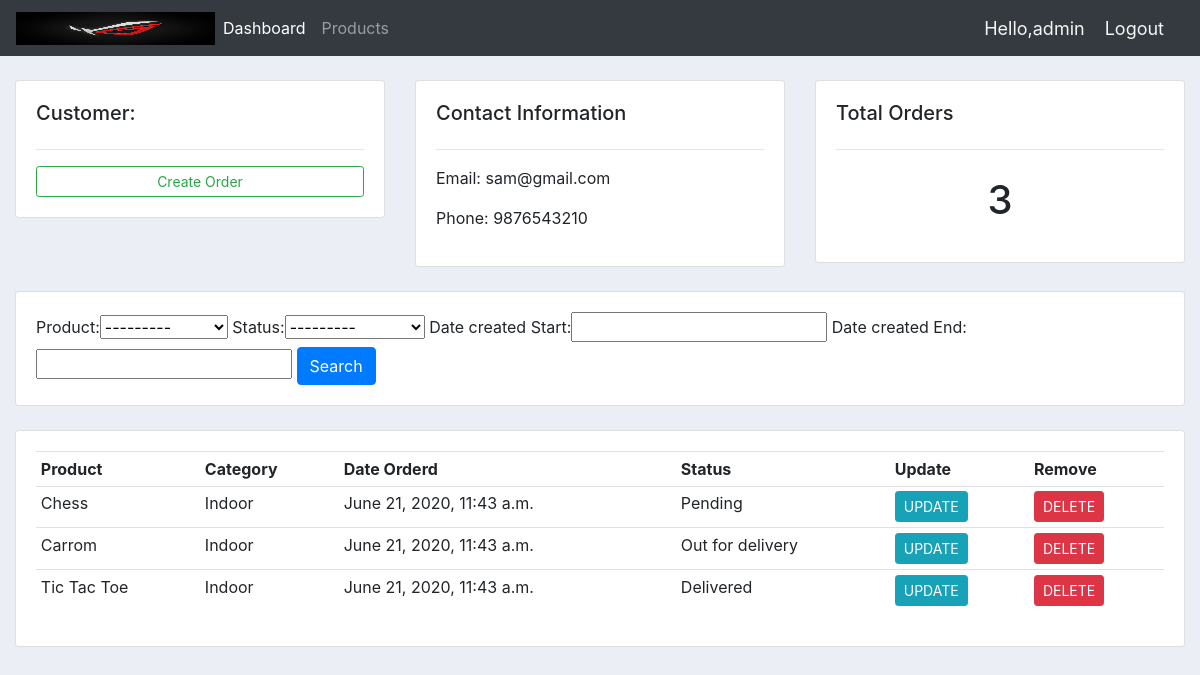
The app's page /customer/sam/ (signed in) with its own data.
### account/models.py (models this page shows, shortened)
class Customer(models.Model):
	user = models.OneToOneField(User, null=True, blank=True, on_delete=models.CASCADE)
	name = models.CharField(max_length=200, null=True)
	phone = models.CharField(max_length=200, null=True)
	email = models.CharField(max_length=200, null=True)
	profile_pic = models.ImageField(default="default_profile.png", null=True, blank=True)
	date_created = models.DateTimeField(auto_now_add=True, null=True)

class Order(models.Model):
	STATUS = (
			('Pending', 'Pending'),
			('Out for delivery', 'Out for delivery'),
			('Delivered', 'Delivered'),
			)
	customer = models.ForeignKey(Customer, null=True, on_delete= models.SET_NULL)
	product = models.ForeignKey(Product, null=True, on_delete= models.SET_NULL)
	date_created = models.DateTimeField(auto_now_add=True, null=True)
	status = models.CharField(max_length=200, null=True, choices=STATUS)

class Product(models.Model):
	CATEGORY = (
			('Indoor', 'Indoor'),
			('Out Door', 'Out Door'),
			)
	name = models.CharField(max_length=200, null=True)
	price = models.FloatField(null=True)
	category = models.CharField(max_length=200, null=True, choices=CATEGORY)
	description = models.CharField(max_length=200, null=True, blank=True)
	date_created = models.DateTimeField(auto_now_add=True, null=True)
	tags = models.ManyToManyField(Tag)
	def __str__(self):
		return self.name

### account/decorators.py (the view)
        def wrapper_function(request, *args, **kwargs):
            group = None
            if request.user.groups.exists():
                group = request.user.groups.all()[0].name
            if group in allowed_roles:
                return view_func(request, *args, **kwargs)
            else:
                return render(request,'account/error403.html')

### account/views.py (called while the page is built)
@login_required
@allowed_users(allowed_roles=['admin'])
def customer(request,customer_name):
    customers = Customer.objects.get(name=customer_name)
    orders = customers.order_set.all()
    order_count = orders.count()
    orderFilter = OrderFilter(request.GET,queryset=orders)
    orders = orderFilter.qs
    context={'customers': customers,'orders': orders,'order_count': order_count,'orderFilter':orderFilter}
    return render(request, 'account/customer.html',context)

### account/templates/account/customer.html
{%  extends 'account/main.html' %}
{% block content %}
	<br>
<div class="row">
	<div class="col-md">
		<div class="card card-body">
			<h5>Customer:</h5>
			<hr>
			<a class="btn btn-outline-success  btn-sm btn-block" href="{% url 'createorder' customers.name %}">Create Order</a>
		</div>
	</div>
	<div class="col-md">
		<div class="card card-body">
			<h5>Contact Information</h5>
			<hr>
			<p>Email: {{customers.email}}</p>
			<p>Phone: {{customers.phone}}</p>
		</div>
	</div>
	<div class="col-md">
		<div class="card card-body">
			<h5>Total Orders</h5>
			<hr>
			<h1 style="text-align: center;padding: 10px">{{order_count}}</h1>
		</div>
	</div>
</div>
<br>
<div class="row">
	<div class="col">
		<div class="card card-body">
			<form method="get">
				{{orderFilter.form}}
		    <button class="btn btn-primary" type="submit">Search</button>
		  </form>
		</div>
	</div>
</div>
<br>
<div class="row">
	<div class="col-md">
		<div class="card card-body">
			<table class="table table-sm">
				<tr>
					<th>Product</th>
					<th>Category</th>
					<th>Date Orderd</th>
					<th>Status</th>
					<th>Update</th>
					<th>Remove</th>
				</tr>
				{% for order in orders%}
				<tr>
				<td>{{order.product}}</td>
				<td>{{order.product.category}}</td>
				<td>{{order.date_created}}</td>
				<td>{{order.status}}</td>
				<td><a href="{%url 'updateorder' order.id %}" class="btn btn-sm btn-info">UPDATE</a></td>
				<td><a href="{%url 'deleteorder' order.id %}" class="btn btn-sm btn-danger">DELETE</a></td>
				</tr>
				{% endfor%}
			</table>
		</div>
	</div>
</div>
{% endblock %}

### account/templates/account/navbar.html (shortened to what this page needs)
{% load static %}
<nav class="navbar navbar-expand-lg navbar-dark bg-dark">
  <img src="{% static 'images/img.jpg'%}" alt="Girl in a jacket" width="199" height="33">
  <div class="collapse navbar-collapse" id="navbarNav">
    <ul class="navbar-nav">
      {% if request.user.is_staff %}
      <li class="nav-item active">
        <a class="nav-link" href="{% url 'home' %}">Dashboard</a>
      </li>
      <li class="nav-item">
        <a class="nav-link" href="{% url 'products' %}">Products</a>
      </li>
      {% else %}
      <li class="nav-item active">
        <a class="nav-link" href="{% url 'profile' %}">Profile</a>
      </li>
      {% endif %}
    </ul>
  </div>
  <span>
      <p class="username">Hello,{{user.username}}</p>
    </span>
    <span >
      <a class="text" href="{% url 'logout' %}">Logout</a>
    </span>
</nav>

### static/css/main.css (style rules this page uses)
body { background-color: #ebeff5; }
.text { color: whitesmoke; font-size: 18px; margin-right: 20px; }
.username { margin-bottom: 0px; font-size: 18px; margin-right: 20px; color: whitesmoke; }

### records on screen
Customer: email "sam@gmail.com", phone "9876543210"
Order: product "Chess", product.category "Indoor", date_created "June 21, 2020, 11:43 a.m.", status "Pending"
Order: product "Carrom", product.category "Indoor", date_created "June 21, 2020, 11:43 a.m.", status "Out for delivery"
Order: product "Tic Tac Toe", product.category "Indoor", date_created "June 21, 2020, 11:43 a.m.", status "Delivered"

### other values on screen
{{ user.username }} "admin"
{{ order_count }} "3"
